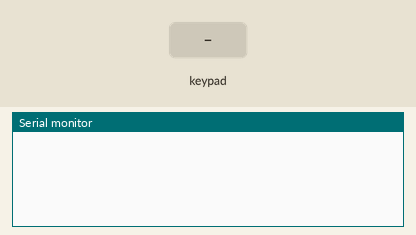
A sketch run on a simulated ESP32. Parts: the last lines printed to the serial monitor. Inputs (shaded band) come from the test bench.

Above: at 1.2 s.
1.3 s: key '1' pressed
At 2.5 s:
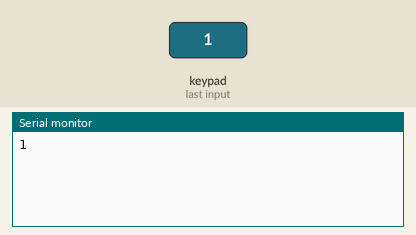
2.8 s: keypad keys 1 2 1 4 2 7 2 6 # pressed 0.4 s apart
At 6.4 s:
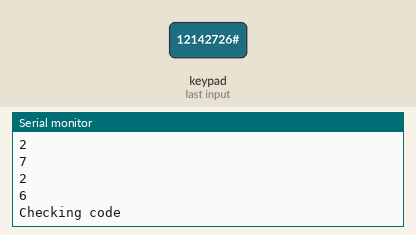
7.9 s: key 'A' pressed
At 8.8 s:
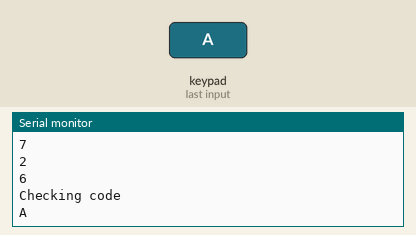
9.4 s: keypad keys 1 2 1 4 2 7 2 6 * pressed 0.4 s apart
At 13.7 s:
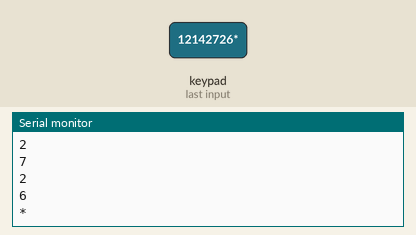
14.5 s: key 'B' pressed
At 15.3 s:
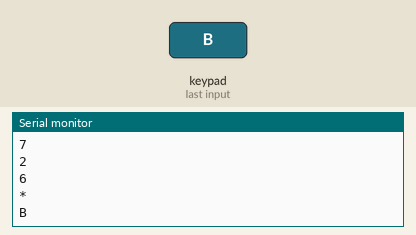
16.0 s: keypad keys 1 2 1 4 2 7 2 6 D pressed 0.4 s apart
At 19.8 s:
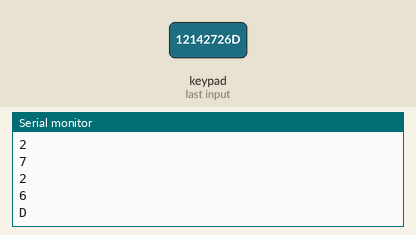
Timing chart, 0 to 21.3 s (numbered marks = the images above; inputs shaded):
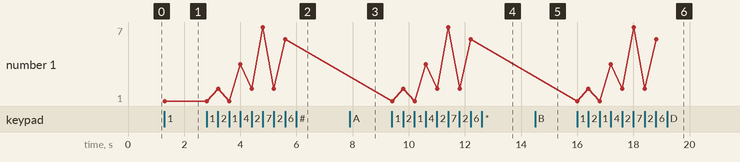

The sketch:

sketch_mar07a.ino
```cpp
#include <Keypad.h>

#define ROW_NUM     4 // four rows
#define COLUMN_NUM  4 // three columns

char keys[ROW_NUM][COLUMN_NUM] = {
  {'1', '2', '3', 'A'},
  {'4', '5', '6', 'B'},
  {'7', '8', '9', 'C'},
  {'*', '0', '#', 'D'}
};

byte pin_rows[ROW_NUM] = {12, 14, 27, 26}; // GIOP18, GIOP5, GIOP17, GIOP16 connect to the row pins
byte pin_column[COLUMN_NUM] = {25, 33, 32, 35};  // GIOP4, GIOP0, GIOP2 connect to the column pins

Keypad keypad = Keypad( makeKeymap(keys), pin_rows, pin_column, ROW_NUM, COLUMN_NUM );

void setup() {
  Serial.begin(9600);
}

void loop() {
  char key = keypad.getKey();
  if(key){
    if(key == '#'){
      Serial.println("Checking code");
    } else {
      Serial.println(key);
    }
  }
}
```

Measured:
- after the input at 1.3 s, the serial monitor: prints a new line at once (image 1)
- after the input at 2.8 s, the serial monitor: prints a new line after 0.41 s (image 2)
- after the input at 7.9 s, the serial monitor: prints a new line at once (image 3)
- after the input at 9.4 s, the serial monitor: prints a new line at once (image 4)
- after the input at 14.5 s, the serial monitor: prints a new line at once (image 5)
- after the input at 16.0 s, the serial monitor: prints a new line at once (image 6)
- plotted number 1: 1 → 6 after the input at 2.8 s
